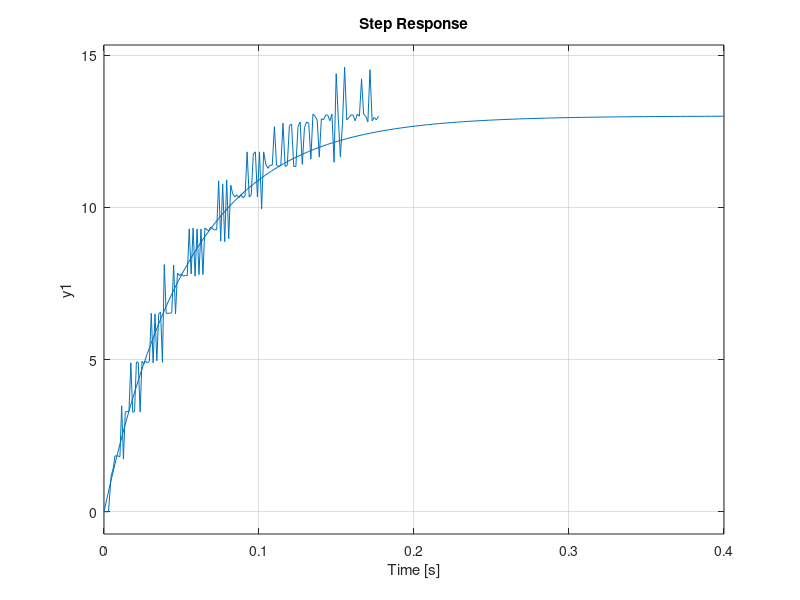
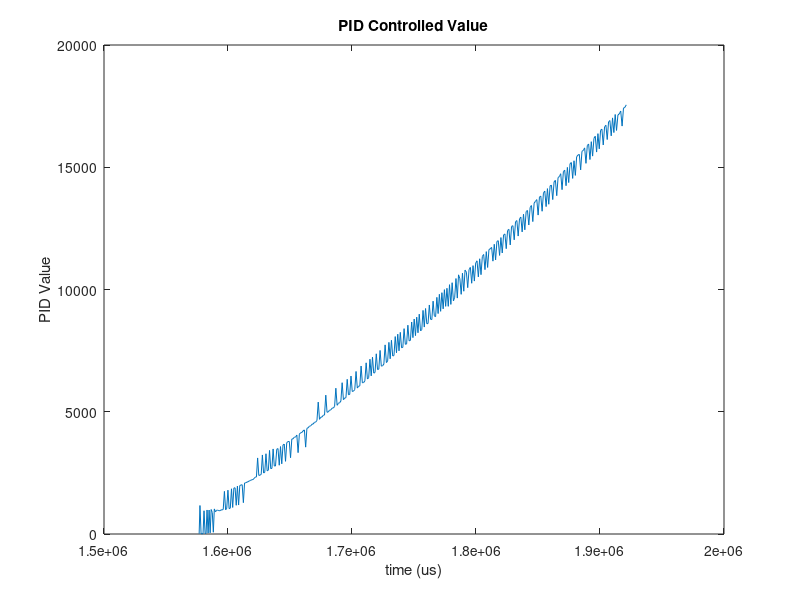

The MATLAB source for these figures, in order:
clear;
clc;
data = [0	0	168.00 %encoder position, velocity, and time data (us)
1	0.00	2912.00
2	1.17	4596.00
3	1.43	5972.00
4	1.83	7044.00
5	1.84	8112.00
6	1.83	9184.00
7	1.81	10268.00
9	3.48	11396.00
10	1.73	12528.00
12	3.28	13724.00
14	3.29	14916.00
16	3.29	16108.00
19	4.89	17312.00
21	3.27	18512.00
23	3.29	19704.00
26	4.92	20900.00
29	4.91	22100.00
31	3.28	23296.00
34	4.94	24488.00
37	4.87	25696.00
40	4.94	26888.00
43	4.89	28092.00
46	4.94	29284.00
50	6.52	30488.00
53	4.89	31692.00
57	6.50	32900.00
60	4.96	34088.00
64	6.50	35296.00
68	6.56	36492.00
71	4.91	37692.00
76	8.12	38900.00
80	6.52	40104.00
84	6.52	41308.00
88	6.52	42512.00
92	6.54	43712.00
97	8.10	44924.00
101	6.50	46132.00
106	7.84	47384.00
111	7.76	48648.00
116	7.81	49904.00
121	7.74	51172.00
126	7.76	52436.00
131	7.76	53700.00
137	9.29	54968.00
142	7.81	56224.00
148	9.32	57488.00
153	7.74	58756.00
159	9.29	60024.00
164	7.79	61284.00
170	9.29	62552.00
175	7.79	63812.00
181	9.32	65076.00
187	9.26	66348.00
193	9.23	67624.00
199	9.35	68884.00
205	9.29	70152.00
211	9.26	71424.00
217	9.26	72696.00
224	10.87	73960.00
230	8.89	75284.00
237	10.77	76560.00
243	8.87	77888.00
250	10.90	79148.00
256	8.97	80460.00
263	10.73	81740.00
270	10.44	83056.00
277	10.34	84384.00
284	10.41	85704.00
291	10.31	87036.00
298	10.41	88356.00
305	10.31	89688.00
312	10.38	91012.00
320	11.82	92340.00
327	10.34	93668.00
334	10.41	94988.00
342	11.75	96324.00
350	11.82	97652.00
357	10.34	98980.00
365	11.82	100308.00
372	9.95	101688.00
380	11.82	103016.00
388	11.41	104392.00
396	11.28	105784.00
404	11.38	107164.00
412	11.38	108544.00
421	12.65	109940.00
429	11.38	111320.00
437	11.34	112704.00
445	11.38	114084.00
454	12.76	115468.00
462	11.34	116852.00
470	11.38	118232.00
479	12.69	119624.00
488	12.73	121012.00
496	11.34	122396.00
504	11.34	123780.00
513	12.65	125176.00
522	12.80	126556.00
530	11.41	127932.00
539	12.62	129332.00
548	12.80	130712.00
557	12.76	132096.00
565	11.58	133452.00
574	13.06	134804.00
583	12.99	136164.00
592	12.87	137536.00
600	11.65	138884.00
609	12.91	140252.00
618	12.87	141624.00
627	13.03	142980.00
636	13.03	144336.00
645	12.84	145712.00
654	13.06	147064.00
662	11.48	148432.00
672	14.39	149796.00
681	12.91	151164.00
689	11.65	152512.00
698	12.80	153892.00
708	14.60	155236.00
717	12.87	156608.00
726	12.95	157972.00
735	13.03	159328.00
744	13.03	160684.00
753	12.84	162060.00
762	13.06	163412.00
771	12.99	164772.00
781	14.22	166152.00
790	13.06	167504.00
799	12.99	168864.00
808	12.80	170244.00
818	14.52	171596.00
827	12.84	172972.00
836	12.95	174336.00
845	12.87	175708.00
854	12.99	177068.00];
s = tf('s');
K = 13; %approximate maximum angular velocity
sigma = 18.253; %calculated sigma from approximate rise time of a first order system
G = K*sigma/(s + sigma);
figure(1);
plot(data(:,3)/10^6, data(:,2));
hold on
step(G);
postPIDData = [-1	-12	1576728 %data after PID controller was implemented
-1	-1165	1577380
-1	-12	1578288
-1	-12	1579080
-1	-12	1579860
-2	-951	1580660
-2	-24	1581520
-2	-24	1582308
-3	-983	1583096
-3	-36	1583952
-4	-980	1584752
-4	-48	1585612
-5	-1002	1586404
-6	-879	1587324
-6	-72	1588172
-7	-1026	1588964
-8	-903	1589884
-9	-974	1590744
-10	-974	1591616
-11	-958	1592516
-12	-949	1593428
-13	-987	1594324
-14	-984	1595236
-15	-1004	1596140
-17	-1744	1597104
-18	-988	1598068
-19	-1053	1598972
-21	-1793	1599936
-22	-1037	1600900
-23	-1059	1601852
-25	-1849	1602812
-26	-1086	1603772
-28	-1879	1604736
-30	-1891	1605704
-31	-1175	1606636
-33	-1961	1607588
-34	-1185	1608552
-36	-1985	1609512
-38	-2003	1610472
-40	-2015	1611436
-41	-1282	1612396
-43	-2085	1613348
-45	-2097	1614308
-47	-2121	1615268
-49	-2140	1616232
-51	-2171	1617192
-53	-2189	1618156
-55	-2221	1619116
-57	-2226	1620080
-59	-2271	1621032
-61	-2323	1621976
-63	-2334	1622928
-66	-3111	1623888
-68	-2397	1624840
-70	-2408	1625800
-72	-2434	1626760
-75	-3233	1627724
-77	-2496	1628684
-79	-2522	1629644
-82	-3282	1630616
-84	-2584	1631576
-86	-2610	1632536
-89	-3419	1633496
-91	-2673	1634456
-93	-2685	1635416
-96	-3479	1636388
-98	-2782	1637332
-100	-2780	1638296
-103	-3466	1639308
-106	-3495	1640320
-108	-2813	1641328
-111	-3576	1642340
-113	-2871	1643352
-116	-3640	1644360
-119	-3678	1645372
-121	-2973	1646384
-124	-3742	1647396
-127	-3781	1648408
-130	-3784	1649428
-132	-3120	1650436
-135	-3883	1651448
-138	-3895	1652468
-141	-3960	1653480
-144	-3964	1654500
-147	-4046	1655508
-149	-3327	1656524
-152	-4085	1657544
-155	-4141	1658556
-158	-4153	1659576
-161	-4219	1660588
-164	-4257	1661608
-166	-3553	1662620
-169	-4323	1663632
-172	-4344	1664652
-175	-4410	1665660
-178	-4422	1666680
-181	-4488	1667688
-184	-4500	1668708
-187	-4566	1669716
-190	-4579	1670736
-193	-4645	1671744
-197	-5395	1672764
-200	-4691	1673784
-203	-4775	1674792
-206	-4788	1675812
-209	-4854	1676820
-212	-4867	1677840
-216	-5679	1678856
-219	-4976	1679868
-222	-4998	1680888
-225	-5064	1681896
-228	-5078	1682916
-231	-5144	1683924
-234	-5157	1684944
-237	-5215	1685952
-241	-5963	1686972
-244	-5264	1687992
-247	-5347	1689004
-250	-5370	1690024
-253	-5437	1691032
-257	-6188	1692052
-260	-5494	1693076
-263	-5561	1694088
-266	-5575	1695108
-270	-6327	1696132
-273	-5695	1697144
-276	-5709	1698164
-280	-6461	1699188
-283	-5829	1700200
-286	-5843	1701220
-289	-5910	1702232
-293	-6648	1703260
-296	-5969	1704280
-299	-6045	1705288
-302	-6060	1706312
-306	-6871	1707336
-309	-6181	1708348
-312	-6196	1709372
-315	-6263	1710384
-319	-7001	1711412
-322	-6340	1712432
-325	-6391	1713448
-329	-7149	1714472
-332	-6468	1715496
-336	-7233	1716516
-339	-6581	1717532
-342	-6605	1718556
-346	-7370	1719576
-349	-6727	1720588
-352	-6743	1721612
-356	-7508	1722632
-359	-6865	1723644
-362	-6881	1724668
-365	-6949	1725688
-369	-7735	1726700
-372	-7011	1727724
-375	-7079	1728740
-379	-7838	1729764
-382	-7167	1730784
-386	-7924	1731804
-389	-7282	1732816
-392	-7298	1733840
-396	-8075	1734860
-399	-7412	1735876
-403	-8172	1736900
-406	-7492	1737920
-410	-8247	1738944
-413	-7617	1739956
-416	-7633	1740980
-420	-8399	1742000
-423	-7758	1743012
-426	-7774	1744036
-430	-8540	1745056
-433	-7899	1746068
-436	-7916	1747092
-440	-8671	1748112
-443	-8032	1749128
-447	-8793	1750148
-450	-8114	1751172
-454	-8869	1752192
-457	-8230	1753208
-461	-8991	1754232
-464	-8312	1755252
-467	-8356	1756268
-471	-9146	1757280
-474	-8464	1758292
-478	-9223	1759320
-481	-8600	1760316
-484	-8608	1761328
-488	-9367	1762356
-491	-8781	1763352
-494	-8770	1764372
-498	-9523	1765404
-501	-8925	1766392
-504	-8889	1767412
-508	-9679	1768432
-511	-9016	1769444
-515	-9804	1770456
-518	-9108	1771468
-522	-9870	1772492
-525	-9209	1773508
-529	-9994	1774520
-532	-9311	1775536
-536	-10050	1776560
-539	-9312	1777624
-543	-10198	1778640
-546	-9391	1779720
-550	-10278	1780752
-553	-9533	1781800
-556	-9681	1782812
-560	-10449	1783836
-563	-9649	1784920
-567	-10600	1785912
-571	-10443	1786980
-574	-9803	1788052
-578	-10667	1789076
-581	-9930	1790140
-585	-10794	1791164
-589	-10709	1792240
-592	-10076	1793312
-596	-10814	1794388
-600	-10904	1795460
-603	-10256	1796524
-607	-10977	1797600
-610	-10345	1798672
-614	-11082	1799748
-618	-11173	1800820
-621	-10517	1801888
-625	-11257	1802960
-628	-10607	1804036
-632	-11353	1805108
-636	-11433	1806184
-639	-10812	1807240
-643	-11549	1808304
-646	-10902	1809368
-650	-11635	1810444
-654	-11663	1811520
-658	-11722	1812600
-661	-11160	1813648
-665	-11850	1814724
-668	-11211	1815800
-672	-11968	1816872
-676	-11996	1817948
-679	-11394	1819016
-683	-12125	1820092
-686	-11494	1821164
-690	-12233	1822236
-694	-12272	1823312
-697	-11670	1824380
-701	-12412	1825452
-705	-12461	1826528
-708	-11823	1827604
-712	-12581	1828676
-716	-12610	1829752
-719	-12032	1830808
-723	-12771	1831872
-727	-12821	1832940
-730	-12186	1834008
-734	-12889	1835084
-738	-12960	1836156
-741	-12356	1837220
-745	-13080	1838296
-748	-12442	1839372
-752	-13190	1840444
-756	-13231	1841520
-759	-12638	1842584
-763	-13362	1843660
-767	-13434	1844732
-770	-12778	1845808
-774	-13534	1846884
-778	-13606	1847956
-782	-13678	1849032
-785	-13044	1850096
-789	-13779	1851168
-793	-13820	1852248
-796	-13201	1853320
-800	-13942	1854392
-804	-14025	1855468
-807	-13391	1856540
-811	-14126	1857604
-814	-13487	1858676
-818	-14238	1859748
-822	-14269	1860824
-825	-13678	1861888
-829	-14403	1862960
-833	-14465	1864036
-836	-13837	1865108
-840	-14578	1866180
-844	-14620	1867256
-848	-14736	1868328
-851	-14084	1869392
-855	-14817	1870468
-859	-14880	1871540
-862	-14245	1872616
-866	-14994	1873688
-869	-14374	1874756
-873	-15140	1875820
-877	-15193	1876888
-880	-14544	1877960
-884	-15265	1879036
-887	-14667	1880116
-891	-15433	1881172
-895	-15496	1882236
-899	-15528	1883312
-902	-14893	1884388
-906	-15654	1885460
-910	-15686	1886536
-914	-15792	1887612
-917	-15160	1888676
-921	-15886	1889752
-925	-15951	1890828
-928	-15316	1891900
-932	-16046	1892976
-935	-15456	1894040
-939	-16183	1895116
-943	-16269	1896184
-946	-15621	1897256
-950	-16375	1898324
-953	-15754	1899400
-957	-16513	1900464
-961	-16556	1901536
-964	-15912	1902616
-968	-16653	1903688
-972	-16718	1904768
-975	-16134	1905824
-979	-16856	1906896
-983	-16911	1907972
-986	-16285	1909044
-990	-17019	1910116
-993	-16419	1911180
-997	-17158	1912252
-1000	-16506	1913328
-1004	-17137	1914452
-1008	-17185	1915580
-1012	-17299	1916704
-1015	-16684	1917824
-1019	-17420	1918940
-1023	-17448	1920064
-1027	-17553	1921180];
figure(2); %PID data plot
plot(postPIDData(:,3),abs(postPIDData(:,2)));
title('PID Controlled Value');
xlabel('time (us)');
ylabel('PID Value');